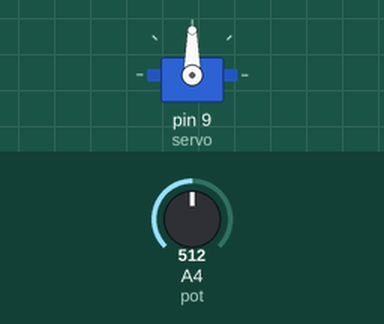
This sketch was run on a simulated Arduino Uno, built with avr-gcc and run on an emulated ATmega328P. On the bench: servo. The inputs (shaded band) are chosen by the test bench; at power-on: A4 (pot) = 512.

Above: at 1.2 s.
1.3 s: A4 (pot) set to 716
At 2.0 s:
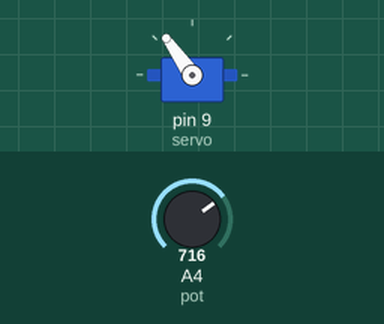
2.8 s: A4 (pot) set to 900
At 4.0 s:
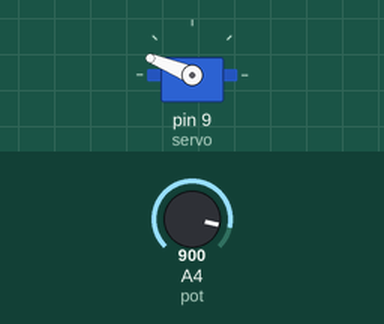
4.3 s: A4 (pot) set to 1023
At 5.5 s:
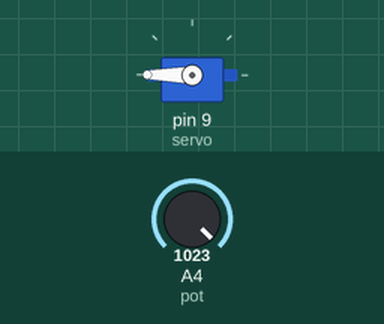
5.8 s: A4 (pot) set to 306
At 6.4 s:
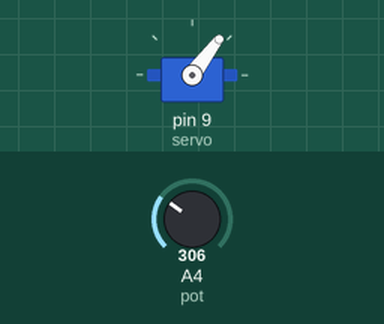
7.3 s: A4 (pot) set to 122
At 7.8 s:
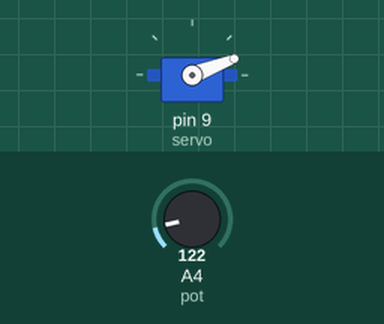
Timing chart, 0 to 9.8 s (numbered marks = the images above; inputs shaded):
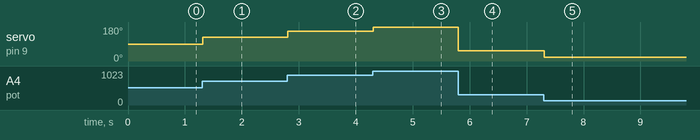

Measured:
- after the input at 1.3 s, servo on pin 9 (servo): 90° → 125° at once
- after the input at 2.8 s, servo on pin 9 (servo): 125° → 158° at once
- after the input at 4.3 s, servo on pin 9 (servo): 158° → 180° at once
- after the input at 5.8 s, servo on pin 9 (servo): 180° → 53° at once
- after the input at 7.3 s, servo on pin 9 (servo): 53° → 21° at once

The sketch:

Servo_with_Potentiometer.ino
```cpp
/*  Nicholas Vadivelu
 *  TER4M1
 *  Mr. Jay
 *  3 April 2017
 *
 *  Arduino Servo with Potentiometer Activity
 */

#include <Servo.h>

Servo servo;

int pot = 4; //potentiometer pin
int value; //variable to be read from pot

void setup() {
  servo.attach(9); //attaches pin 9 to servo
}

void loop() {
  value = analogRead(pot); //reads servo value
  servo.write(map(value, 0, 1023, 0, 180)); //proportionally scales and sets servo to position
  delay(15); //waits for servo
}
```
